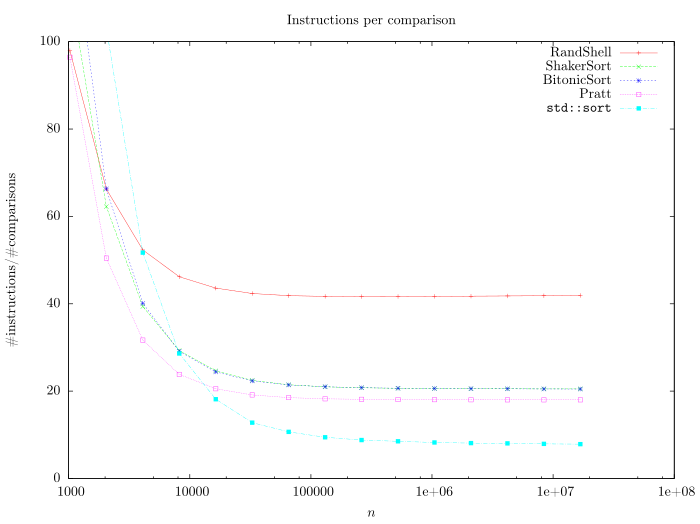

Generate this figure with gnuplot:
set autoscale
set term epslatex size 7, 5.24 standalone color colortext 10
set output 'instructionscomparison.tex'
unset label                            # remove any previous labels
set xtic auto                          # set xtics automatically
set ytic auto                          # set ytics automatically
set title 'Instructions per comparison'
set xlabel '$n$'
set ylabel '\#instructions/\#comparisons'
set logscale x
set yrange[0:100]

plot  	'RShellSortPure.res' using 1:($4/$5) title 'RandShell' with linespoints, \
		'ShakerSort.res' using 1:($4/$5) title 'ShakerSort' with linespoints, \
		'BitonicSort.res' using 1:($4/$5) title 'BitonicSort' with linespoints, \
		'Pratt.res' using 1:($4/$5) title 'Pratt' with linespoints, \
		'STDSort.res' using 1:($4/$5) title '\texttt{std::sort}' with linespoints
